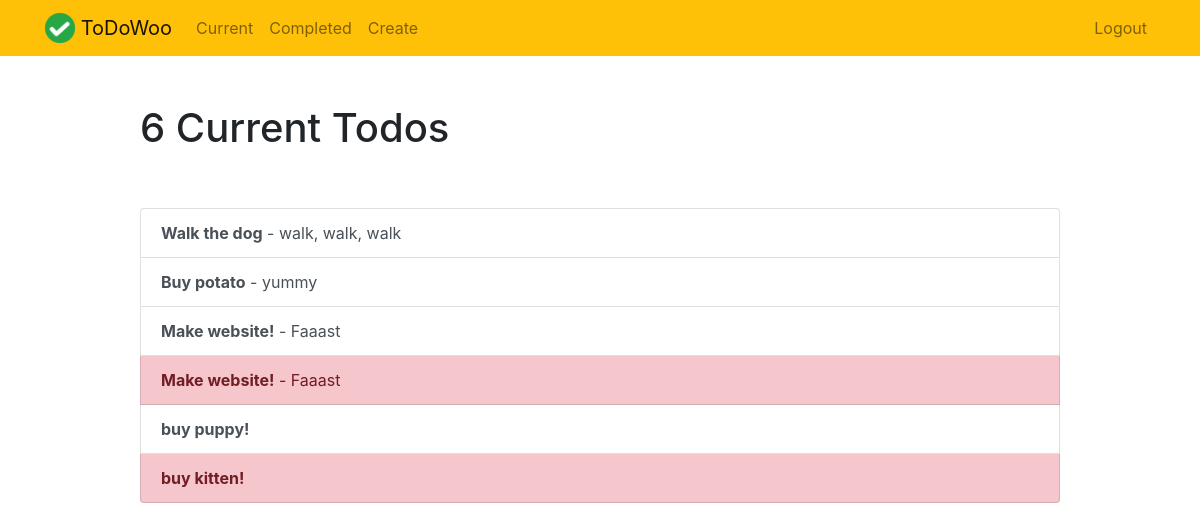
Page /current/ (signed in) on the earlier database version.
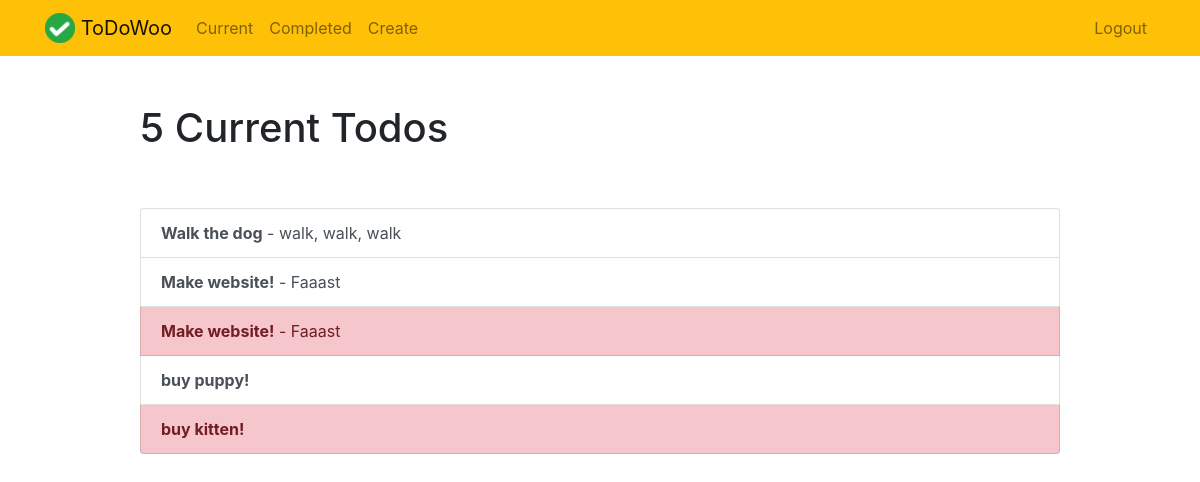
Same page on the later database version.
### todo/models.py (models this page shows, shortened)
class Todo(models.Model):
    title = models.CharField(max_length=100)
    memo = models.TextField(blank=True)
    created = models.DateTimeField(auto_now_add=True)
    datecompleted = models.DateTimeField(null=True, blank=True)
    important = models.BooleanField(default=False)
    user = models.ForeignKey(User, on_delete=models.CASCADE)

### todo/views.py (the view)
# urls.py: path('current/', views.currenttodos, name='currenttodos'),
@login_required
def currenttodos(request):
    todos = Todo.objects.filter(user=request.user, datecompleted__isnull=True)
    return render(request, 'todo/currenttodos.html', {'todos':todos})

### todo/templates/todo/currenttodos.html
{% extends "todo/base.html" %}
{% block content %}
    <div class="row justify-content-center mt-5">
        <div class="col-md-10">
            {% if todos %}
                 <h1>{{ todos.count }} Current Todo{{ todos.count|pluralize }}</h1>
            {% else %}
                           <h1>Current Todos</h1>
            {% endif %}
        </div>
    </div>
    <div class="row justify-content-center mt-5">
        <div class="col-md-10">
        {% if todos %}
            <div class="list-group">
                {% for todo in todos %}
                    <a href="{% url 'viewtodo' todo.id %}" class="list-group-item list-group-item-action{% if todo.important %} list-group-item-danger{% endif %}"><b>{{ todo.title }}</b>{% if todo.memo %} - {{ todo.memo|truncatechars:30 }}{% endif %}</a>
                {% endfor %}
            </div>
        {% else %}
            <div class="text-center">
                <h2>Looks like you don't have any todos! Nice work.</h2>
            <br>
            <a role="button" class="btn btn-primary" href="{% url 'createtodo' %}">New Todo</a>
            </div>
        {% endif %}
        </div>
    </div>
{% endblock %}

Differences in the rows shown:
no longer on this page (row edited): Todo: title "Buy potato", memo "yummy"
Other differences:
{{ todos.count }}: "6" → "5"
